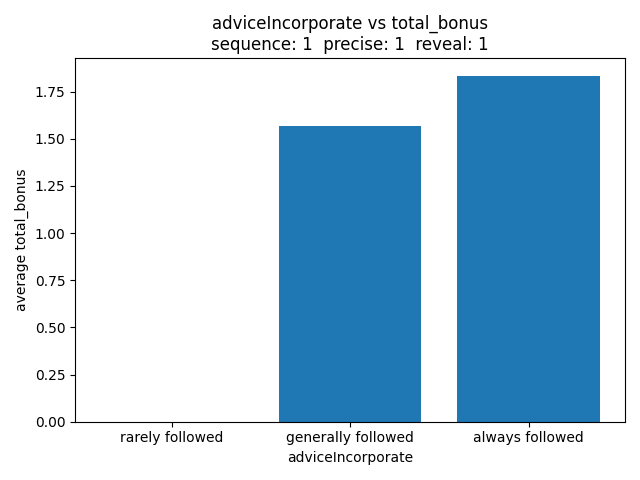

Recreate this plot in Python.
import pandas as pd
import matplotlib.pyplot as plt
import seaborn as sns

data = pd.read_csv("qualitative.csv")
seq = 1
prec = 1
rev = 1
data = data[(data['con.sequence'] == seq) & (data['con.precise'] == prec) & (data['con.reveal'] == rev)]

f1 = data[data["adviceIncorporate"] == "Did not follow the advice at all or only rarely"]
f2 = data[data["adviceIncorporate"] == "Generally followed the advice but deviated sometimes when I thought I had a better strategy"]
f3 = data[data["adviceIncorporate"] == "Always followed the AI advice closely"]


inco_average_dict = {
    "rarely followed": f1["total_bonus"].mean(),
    "generally followed": f2["total_bonus"].mean(), 
    "always followed": f3["total_bonus"].mean()
}

incokeys = list(inco_average_dict.keys())
incovalues = list(inco_average_dict.values())

plt.bar(incokeys, incovalues)
plt.title("adviceIncorporate vs total_bonus" + "\n" + f"sequence: {seq}  precise: {prec}  reveal: {rev}")
plt.xlabel("adviceIncorporate")
plt.ylabel("average total_bonus")
plt.tight_layout()

plt.show()
